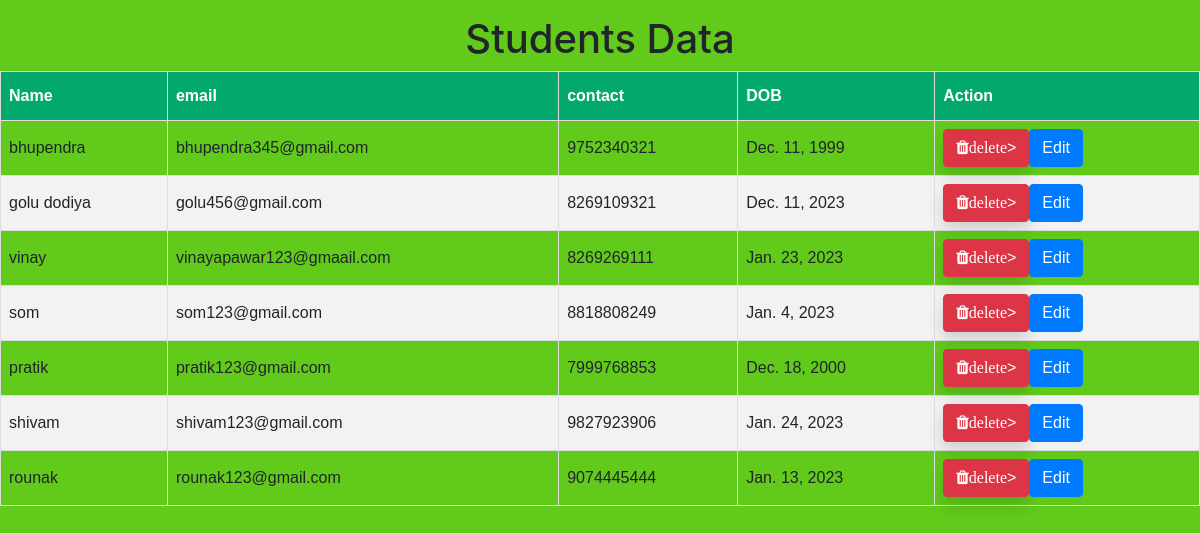
/table/, run on an earlier commit of the app's database.
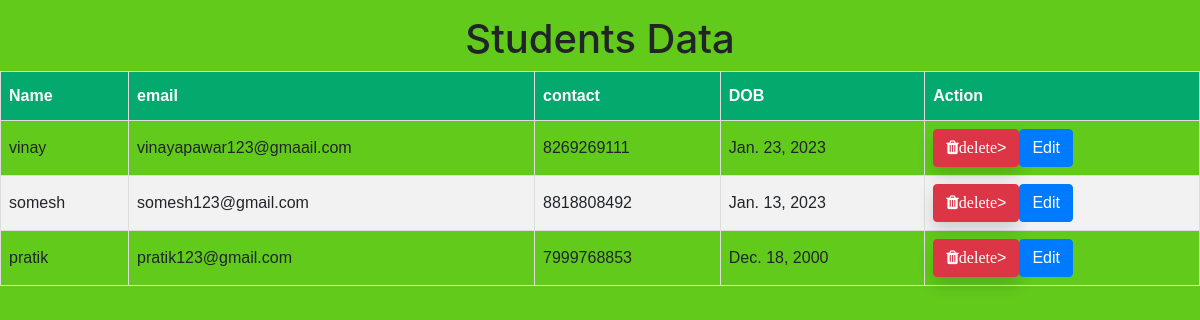
And on a later commit of the database.
### app/models.py (models this page shows)
class User(models.Model):
    name = models.CharField(max_length=200)
    email = models.EmailField(max_length=200)
    contact = models.IntegerField()
    DOB = models.DateField()
    password = models.CharField(max_length=500)

### app/views.py (the view)
# urls.py: path('table/',views.table),
def table(request):
    data = User.objects.all()
    return render(request, 'table.html', {"data": data})

### app/templates/table.html (shortened to what this page needs)
{% load static %}
{%load bootstrap3%}
<!DOCTYPE html>
<html>
<head>
 <link rel="stylesheet" href="https://maxcdn.bootstrapcdn.com/bootstrap/4.5.2/css/bootstrap.min.css">
<link rel="stylesheet" href="https://cdnjs.cloudflare.com/ajax/libs/font-awesome/4.7.0/css/font-awesome.min.css">
 <link href="{% static 'style.css' %}" rel="stylesheet"/>
</head>
</head>
<body>
<h1>Students Data</h1>
<table id="customers">
  <tr>
  <th> Name</th>
  <th>email</th>
    <th>contact</th>
    <th>DOB</th>
    <th>Action</th>
  </tr>
  {% if data %}
  <tbody>
 {% for person in data%}
  <tr>
  <td>{{person.name}}</td>
  <td>{{person.email}}</td>
  <td>{{person.contact}}</td>
  <td>{{person.DOB}}</td>
  <td><div>
     <a href="{% url 'delete' person.pk %}" type="submit" class="btn btn-danger shadow btn-xs sharp me-1"
    data-bs-target="#delete" ... onclick="return confirm('Are you sure you want to delete this?') ">
    <i class="fa fa-trash">delete</i>>
    <a href="/update_view/{{person.id}}/" class="btn btn-primary">Edit</a>
    </div>
    </td>
  </tr>
   {% endfor %}
</tbody>
{%else%}
<p>No data available</p>
{%endif%}
</table>
</body>
</html>

What changed in the data, as far as the page shows it:
removed User: name "bhupendra", email "bhupendra345@gmail.com", contact "9752340321", DOB "Dec. 11, 1999"
removed User: name "golu dodiya", email "golu456@gmail.com", contact "8269109321", DOB "Dec. 11, 2023"
removed User: name "shivam", email "shivam123@gmail.com", contact "9827923906", DOB "Jan. 24, 2023"
removed User: name "rounak", email "rounak123@gmail.com", contact "9074445444", DOB "Jan. 13, 2023"
changed User: name "som" → "somesh"; email "som123@gmail.com" → "somesh123@gmail.com"; contact "8818808249" → "8818808492"; DOB "Jan. 4, 2023" → "Jan. 13, 2023"
